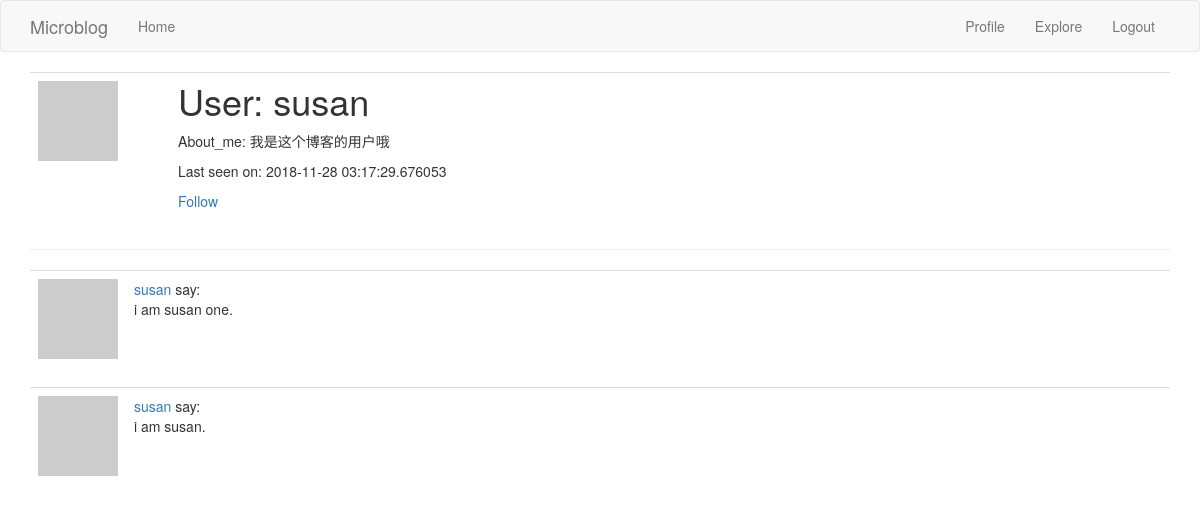
The page /user/susan (signed in) on the database its author committed.
### app/models.py (models this page shows, shortened)
class User(UserMixin, db.Model):
    id = db.Column(db.Integer, primary_key=True)
    username = db.Column(db.String(64), index=True, unique=True)
    email = db.Column(db.String(128), index=True, unique=True)
    password_hash = db.Column(db.String(128))
    about_me = db.Column(db.String(140))
    last_seen = db.Column(db.DateTime, default=datetime.utcnow)
    posts = db.relationship('Post', backref='author', lazy='dynamic')
    followed = db.relationship('User', secondary=followers,
                               primaryjoin=(followers.c.follower_id == id),
                               secondaryjoin=(followers.c.followed_id == id),
                               backref=db.backref('followers', lazy='dynamic'), lazy='dynamic')
    def avatar(self, size):
        digest = md5(self.email.lower().encode('utf-8')).hexdigest()
        return 'https://s.gravatar.com/avatar/{}?d=identicon&s={}'.format(digest, size)
    def is_following(self, user):
        return self.followed.filter(
            followers.c.followed_id == user.id).count() > 0

class Post(db.Model):
    id = db.Column(db.Integer, primary_key=True)
    body = db.Column(db.String(140))
    timestamp = db.Column(db.DateTime, index=True, default=datetime.utcnow)
    user_id = db.Column(db.Integer, db.ForeignKey('user.id'))

### app/routes.py (the view)
@app.route('/user/<username>')
@login_required
def user(username):
    user = User.query.filter_by(username=username).first_or_404()
    page = request.args.get('page', 1, type=int)
    posts = user.posts.order_by(Post.timestamp.desc()).paginate(
        page, app.config['POSTS_PER_PAGE'], False)
    next_url = url_for('user', username=user.username, page=posts.next_num) \
        if posts.has_next else None
    prev_url = url_for('user', username=user.username, page=posts.prev_num) \
        if posts.has_prev else None
    return render_template('user.html', posts=posts.items, user=user,
                           next_url=next_url, prev_url=prev_url)

### app/models.py (called while the page is built)
@login.user_loader
def load_user(id):
    return User.query.get(int(id))

### app/routes.py (called while the page is built)
@app.before_request
def before_request():
    if current_user.is_authenticated:
        current_user.last_seen = datetime.utcnow()
        db.session.commit()

### app/templates/user.html
{% extends 'base.html' %}
{% block app_content %}
    <table class="table table-hover">
        <tr valign="top">
            <td width="140"><img src="{{ user.avatar(128) }}"></td>
            <td>
                <h1 style="margin-top: 0px">User: {{ user.username }}</h1>
                <p>
                    {% if user.about_me %}
                        About_me: {{ user.about_me }}
                    {% endif %}
                </p>
                <p>
                    {% if user.last_seen %}
                        Last seen on: {{ user.last_seen }}
                    {% endif %}
                </p>
                <p>
                    {% if user == current_user %}
                        <a href="{{ url_for('edit_profile') }}">Edit your profile</a>
                    {% elif not current_user.is_following(user) %}
                        <a href="{{ url_for('follow', username=user.username) }}">Follow</a>
                    {% else %}
                        <a href="{{ url_for('unfollow', username=user.username) }}">Unfollow</a>
                    {% endif %}
                </p>
            </td>
        </tr>
    </table>
    <hr>
    {% for post in posts %}
        {% include '_post.html' %}
    {% endfor %}
{% endblock %}

### app/templates/_post.html
<table class="table table-hover">
    <tr valign="top">
        <td width="70px">
            <a href="{{ url_for('user', username=post.author.username) }}">
                <img src="{{ post.author.avatar(36) }}">
            </a>
        </td>
        <td>
            <a href="{{ url_for('user', username=post.author.username) }}">
                {{ post.author.username }}
            </a>
            say:
            <br>{{ post.body }}</td>
    </tr>
</table>

### rows shown on the page
User: username "susan", about_me "我是这个博客的用户哦", last_seen "2018-11-28 03:17:29.676053"
Post: author.username "susan", body "i am susan one."
Post: author.username "susan", body "i am susan."
